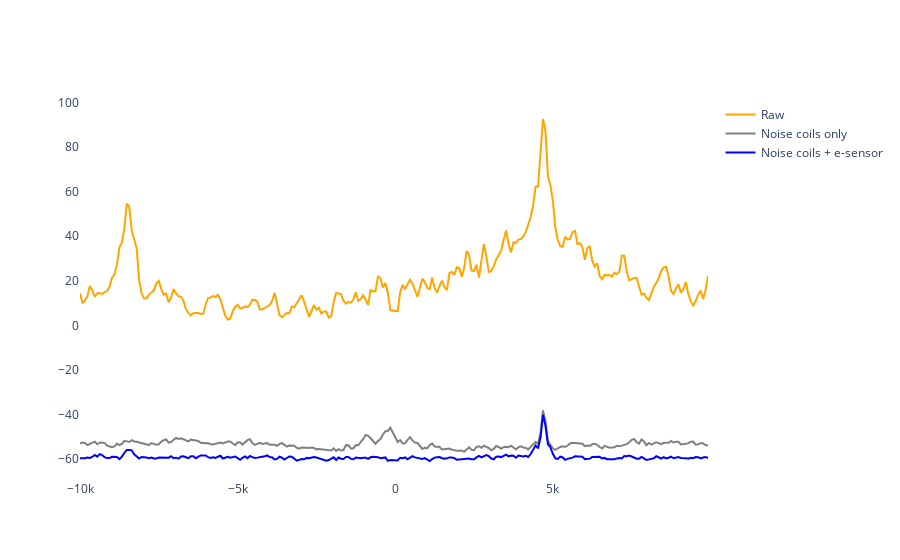

Source (notebook cell):
### Markdown cell above
## Plot noise density (prescan)

### Code cell
axis_pow, pow_raw = compute_welch(data['noise'][:, :num_channels_signal, :], acq_bandwidth, 1)
axis_pow, pow_cor = compute_welch(data_prescan_cor, acq_bandwidth, 1)
axis_pow, pow_cor_no_es = compute_welch(data_prescan_no_es, acq_bandwidth, 1)

# Print ratio in dB
print("Average rejection: {} dB".format(10 * np.log(np.mean(pow_raw / pow_cor))))
print("Max rejection: {} dB".format(10 * np.log(np.max(pow_raw / pow_cor))))
print("Average e-sensor: {} dB".format(10 * np.log(np.mean(pow_cor_no_es / pow_cor))))
print("Max e-sensor: {} dB".format(10 * np.log(np.max(pow_cor_no_es / pow_cor))))

# Interactive plot
fig = go.Figure()
fig.update_layout(plot_bgcolor="white")
line_style = {'color': 'orange', 'width': 2}
fig.add_trace(go.Scatter(x=axis_pow, y=10 * np.log(pow_raw[ch, :]), line=line_style, name='Raw'))
line_style = {'color': 'gray', 'width': 2}
fig.add_trace(go.Scatter(x=axis_pow, y=10 * np.log(pow_cor_no_es[ch, :]), line=line_style, name='Noise coils only'))
line_style = {'color': 'blue', 'width': 2}
fig.add_trace(go.Scatter(x=axis_pow, y=10 * np.log(pow_cor[ch, :]), line=line_style, name='Noise coils + e-sensor'))
fig.show()

### Figure 1 — Plotly figure (JSON) as saved in the notebook; plotly's stock layout.template omitted (floating-point values rounded to 4 significant figures; data arrays with more than 128 entries replaced by an {"elided": "..."} marker saying what was removed)
{"data": [{"line": {"color": "orange", "width": 2}, "name": "Raw", "type": "scatter", "x": {"elided": "254 float values"}, "y": {"elided": "254 float values"}}, {"line": {"color": "gray", "width": 2}, "name": "Noise coils only", "type": "scatter", "x": {"elided": "254 float values"}, "y": {"elided": "254 float values"}}, {"line": {"color": "blue", "width": 2}, "name": "Noise coils + e-sensor", "type": "scatter", "x": {"elided": "254 float values"}, "y": {"elided": "254 float values"}}], "layout": {"plot_bgcolor": "white"}}
